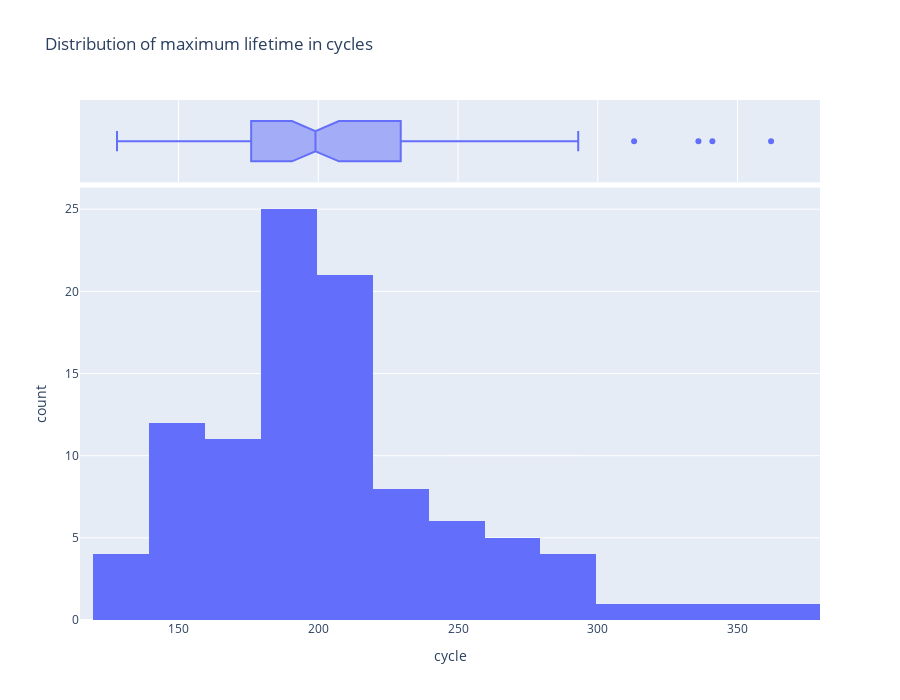

Notebook code for this chart:
### Code cell
# Distribution of maximum lifetime in cycles
fig = px.histogram(max_time_cycles, x='cycle', marginal='box',
                    height=700, 
                    nbins=20,
                    title='Distribution of maximum lifetime in cycles')
fig.show()

### Figure 1 — Plotly figure (JSON) as saved in the notebook; plotly's stock layout.template omitted (floating-point values rounded to 4 significant figures)
{"data": [{"alignmentgroup": "True", "bingroup": "x", "hovertemplate": "cycle=%{x}<br>count=%{y}<extra></extra>", "legendgroup": "", "marker": {"color": "#636efa", "pattern": {"shape": ""}}, "name": "", "nbinsx": 20, "offsetgroup": "", "orientation": "v", "showlegend": false, "type": "histogram", "x": [192, 287, 179, 189, 269, 188, 259, 150, 201, 222, 240, 170, 163, 180, 207, 209, 276, 195, 158, 234, 195, 202, 168, 147, 230, 199, 156, 165, 163, 194, 234, 191, 200, 195, 181, 158, 170, 194, 128, 188, 216, 196, 207, 192, 158, 256, 214, 231, 215, 198, 213, 213, 195, 257, 193, 275, 137, 147, 231, 172, 185, 180, 174, 283, 153, 202, 313, 199, 362, 137, 208, 213, 213, 166, 229, 210, 154, 231, 199, 185, 240, 214, 293, 267, 188, 278, 178, 213, 217, 154, 135, 341, 155, 258, 283, 336, 202, 156, 185, 200], "xaxis": "x", "yaxis": "y"}, {"alignmentgroup": "True", "hovertemplate": "cycle=%{x}<extra></extra>", "legendgroup": "", "marker": {"color": "#636efa"}, "name": "", "notched": true, "offsetgroup": "", "showlegend": false, "type": "box", "x": [192, 287, 179, 189, 269, 188, 259, 150, 201, 222, 240, 170, 163, 180, 207, 209, 276, 195, 158, 234, 195, 202, 168, 147, 230, 199, 156, 165, 163, 194, 234, 191, 200, 195, 181, 158, 170, 194, 128, 188, 216, 196, 207, 192, 158, 256, 214, 231, 215, 198, 213, 213, 195, 257, 193, 275, 137, 147, 231, 172, 185, 180, 174, 283, 153, 202, 313, 199, 362, 137, 208, 213, 213, 166, 229, 210, 154, 231, 199, 185, 240, 214, 293, 267, 188, 278, 178, 213, 217, 154, 135, 341, 155, 258, 283, 336, 202, 156, 185, 200], "xaxis": "x2", "yaxis": "y2"}], "layout": {"barmode": "relative", "height": 700, "legend": {"tracegroupgap": 0}, "title": {"text": "Distribution of maximum lifetime in cycles"}, "xaxis": {"anchor": "y", "domain": [0, 1], "title": {"text": "cycle"}}, "xaxis2": {"anchor": "y2", "domain": [0, 1], "matches": "x", "showgrid": true, "showticklabels": false}, "yaxis": {"anchor": "x", "domain": [0, 0.8316], "title": {"text": "count"}}, "yaxis2": {"anchor": "x2", "domain": [0.8416, 1], "matches": "y2", "showgrid": false, "showline": false, "showticklabels": false, "ticks": ""}}}
